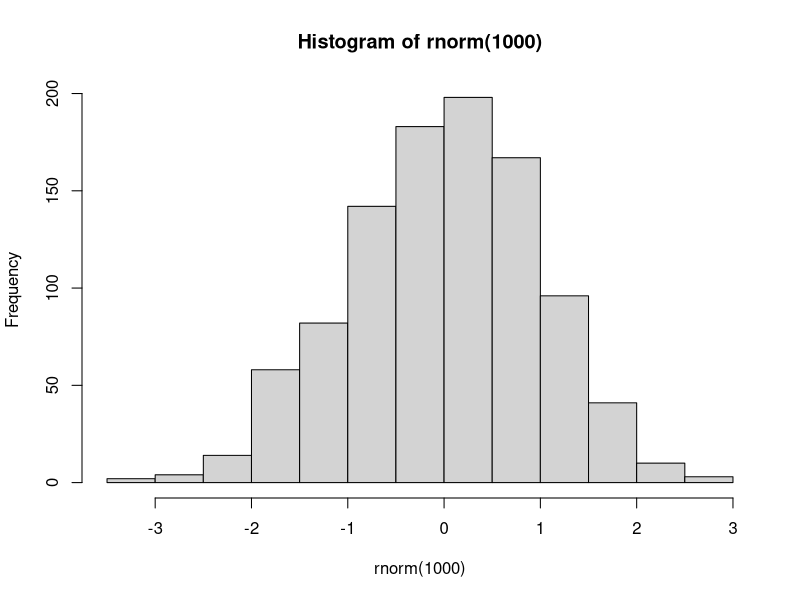

Reproduce this figure in R.
## ---- chunk 1
#| label: fig-hist
#| fig-cap: "Histogramme de la loi normale standard"
hist(rnorm(1000))
## ---- chunk 2
#| label: tbl-sum
#| tbl-cap: "Statistiques descriptives de données aléatoires"
summary_df <- data.frame(
  Statistique = c("Moyenne", "Écart-type"),
  Valeur = c(mean(rnorm(1000)), sd(rnorm(1000)))
)
summary_df
